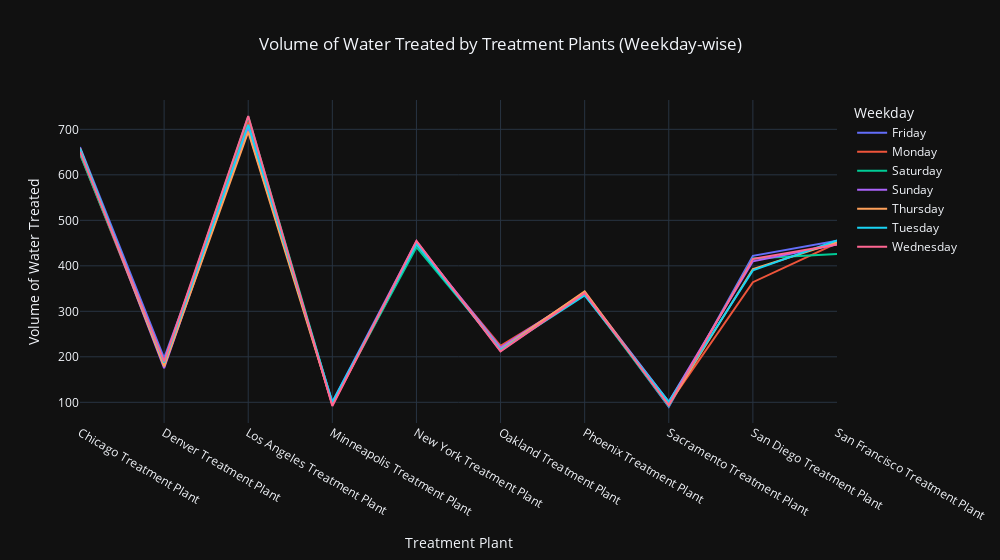

Notebook cell for this chart:
### Code cell
# Sort the DataFrame by the 'Weekday' column
Weekday_wise_activity_df.sort_values(by='Weekday')


fig = px.line(Weekday_wise_activity_df, 
              x='name', 
              y='Volume of Water Treated', 
              color='Weekday',
              title='Volume of Water Treated by Treatment Plants (Weekday-wise)',
            
              template='plotly_dark',  
              )

fig.update_layout(
    title_x=0.5, 
    width=1000,
    xaxis_title='Treatment Plant', 
    yaxis_title='Volume of Water Treated', 
    legend_title='Weekday', 
)


fig.show()

### Figure 1 — Plotly figure (JSON) as saved in the notebook; plotly's stock layout.template omitted (floating-point values rounded to 4 significant figures)
{"data": [{"hovertemplate": "Weekday=Friday<br>name=%{x}<br>Volume of Water Treated=%{y}<extra></extra>", "legendgroup": "Friday", "line": {"color": "#636efa", "dash": "solid"}, "marker": {"symbol": "circle"}, "mode": "lines", "name": "Friday", "orientation": "v", "showlegend": true, "type": "scatter", "x": ["Chicago Treatment Plant", "Denver Treatment Plant", "Los Angeles Treatment Plant", "Minneapolis Treatment Plant", "New York Treatment Plant", "Oakland Treatment Plant", "Phoenix Treatment Plant", "Sacramento Treatment Plant", "San Diego Treatment Plant ", "San Francisco Treatment Plant"], "xaxis": "x", "y": [661, 197, 698, 101, 454, 213, 342, 90, 422, 455], "yaxis": "y"}, {"hovertemplate": "Weekday=Monday<br>name=%{x}<br>Volume of Water Treated=%{y}<extra></extra>", "legendgroup": "Monday", "line": {"color": "#EF553B", "dash": "solid"}, "marker": {"symbol": "circle"}, "mode": "lines", "name": "Monday", "orientation": "v", "showlegend": true, "type": "scatter", "x": ["Chicago Treatment Plant", "Denver Treatment Plant", "Los Angeles Treatment Plant", "Minneapolis Treatment Plant", "New York Treatment Plant", "Oakland Treatment Plant", "Phoenix Treatment Plant", "Sacramento Treatment Plant", "San Diego Treatment Plant ", "San Francisco Treatment Plant"], "xaxis": "x", "y": [646, 183, 717, 94, 446, 224, 337, 96, 364, 450], "yaxis": "y"}, {"hovertemplate": "Weekday=Saturday<br>name=%{x}<br>Volume of Water Treated=%{y}<extra></extra>", "legendgroup": "Saturday", "line": {"color": "#00cc96", "dash": "solid"}, "marker": {"symbol": "circle"}, "mode": "lines", "name": "Saturday", "orientation": "v", "showlegend": true, "type": "scatter", "x": ["Chicago Treatment Plant", "Denver Treatment Plant", "Los Angeles Treatment Plant", "Minneapolis Treatment Plant", "New York Treatment Plant", "Oakland Treatment Plant", "Phoenix Treatment Plant", "Sacramento Treatment Plant", "San Diego Treatment Plant ", "San Francisco Treatment Plant"], "xaxis": "x", "y": [646, 187, 728, 98, 441, 218, 338, 92, 416, 426], "yaxis": "y"}, {"hovertemplate": "Weekday=Sunday<br>name=%{x}<br>Volume of Water Treated=%{y}<extra></extra>", "legendgroup": "Sunday", "line": {"color": "#ab63fa", "dash": "solid"}, "marker": {"symbol": "circle"}, "mode": "lines", "name": "Sunday", "orientation": "v", "showlegend": true, "type": "scatter", "x": ["Chicago Treatment Plant", "Denver Treatment Plant", "Los Angeles Treatment Plant", "Minneapolis Treatment Plant", "New York Treatment Plant", "Oakland Treatment Plant", "Phoenix Treatment Plant", "Sacramento Treatment Plant", "San Diego Treatment Plant ", "San Francisco Treatment Plant"], "xaxis": "x", "y": [658, 175, 706, 96, 451, 220, 341, 101, 410, 447], "yaxis": "y"}, {"hovertemplate": "Weekday=Thursday<br>name=%{x}<br>Volume of Water Treated=%{y}<extra></extra>", "legendgroup": "Thursday", "line": {"color": "#FFA15A", "dash": "solid"}, "marker": {"symbol": "circle"}, "mode": "lines", "name": "Thursday", "orientation": "v", "showlegend": true, "type": "scatter", "x": ["Chicago Treatment Plant", "Denver Treatment Plant", "Los Angeles Treatment Plant", "Minneapolis Treatment Plant", "New York Treatment Plant", "Oakland Treatment Plant", "Phoenix Treatment Plant", "Sacramento Treatment Plant", "San Diego Treatment Plant ", "San Francisco Treatment Plant"], "xaxis": "x", "y": [658, 179, 695, 96, 450, 216, 344, 94, 393, 452], "yaxis": "y"}, {"hovertemplate": "Weekday=Tuesday<br>name=%{x}<br>Volume of Water Treated=%{y}<extra></extra>", "legendgroup": "Tuesday", "line": {"color": "#19d3f3", "dash": "solid"}, "marker": {"symbol": "circle"}, "mode": "lines", "name": "Tuesday", "orientation": "v", "showlegend": true, "type": "scatter", "x": ["Chicago Treatment Plant", "Denver Treatment Plant", "Los Angeles Treatment Plant", "Minneapolis Treatment Plant", "New York Treatment Plant", "Oakland Treatment Plant", "Phoenix Treatment Plant", "Sacramento Treatment Plant", "San Diego Treatment Plant ", "San Francisco Treatment Plant"], "xaxis": "x", "y": [657, 187, 710, 100, 448, 215, 335, 101, 390, 456], "yaxis": "y"}, {"hovertemplate": "Weekday=Wednesday<br>name=%{x}<br>Volume of Water Treated=%{y}<extra></extra>", "legendgroup": "Wednesday", "line": {"color": "#FF6692", "dash": "solid"}, "marker": {"symbol": "circle"}, "mode": "lines", "name": "Wednesday", "orientation": "v", "showlegend": true, "type": "scatter", "x": ["Chicago Treatment Plant", "Denver Treatment Plant", "Los Angeles Treatment Plant", "Minneapolis Treatment Plant", "New York Treatment Plant", "Oakland Treatment Plant", "Phoenix Treatment Plant", "Sacramento Treatment Plant", "San Diego Treatment Plant ", "San Francisco Treatment Plant"], "xaxis": "x", "y": [651, 190, 729, 92, 455, 212, 340, 94, 415, 447], "yaxis": "y"}], "layout": {"legend": {"title": {"text": "Weekday"}, "tracegroupgap": 0}, "title": {"text": "Volume of Water Treated by Treatment Plants (Weekday-wise)", "x": 0.5}, "width": 1000, "xaxis": {"anchor": "y", "domain": [0, 1], "title": {"text": "Treatment Plant"}}, "yaxis": {"anchor": "x", "domain": [0, 1], "title": {"text": "Volume of Water Treated"}}}}
